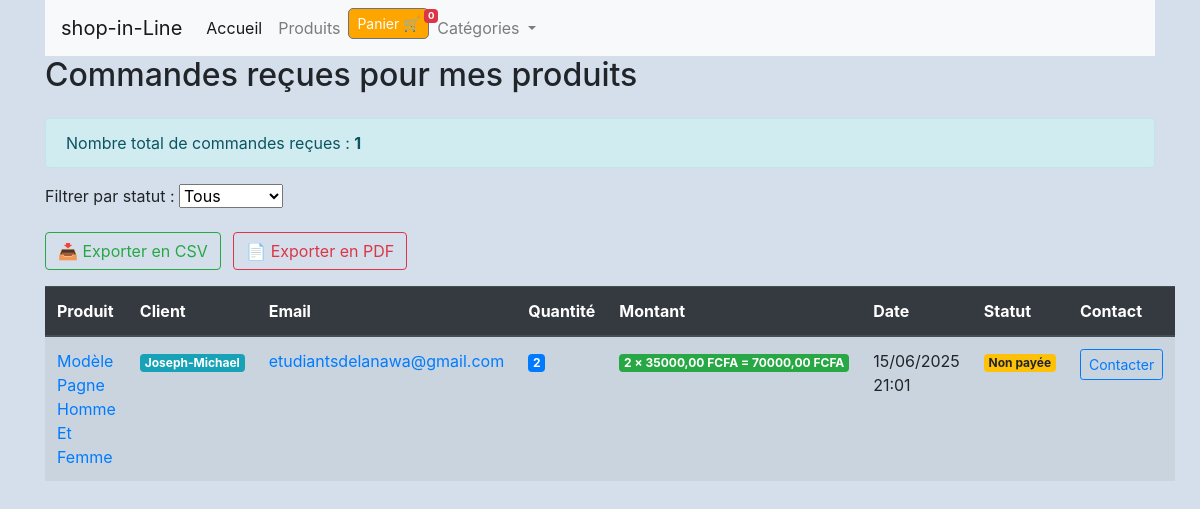
Screenshot of /commandes-reçues/ (signed in) with the database file from the repository.
### shop/models.py (models this page shows, shortened)
class LigneCommande(models.Model):
    commande = models.ForeignKey(Commande, on_delete=models.CASCADE, related_name="lignes")
    produit = models.ForeignKey('Product', on_delete=models.CASCADE)
    quantite = models.PositiveIntegerField(default=1)
    prix_unitaire = models.DecimalField(max_digits=10, decimal_places=2)

class Product(models.Model):
    user = models.ForeignKey(
        settings.AUTH_USER_MODEL,
        on_delete=models.CASCADE,
        related_name="mes_produits",
        verbose_name="Ajouté par"
    )
    nom = models.CharField(max_length=200)
    description = models.TextField()
    prix = models.DecimalField(max_digits=10, decimal_places=2)
    category = models.ForeignKey(
        Category,
        on_delete=models.CASCADE,
        null=True,
        blank=True,
        related_name='products'
    )
    image = models.ImageField(upload_to='images/', blank=True, null=True, verbose_name="Image locale")
    image_url = models.URLField(blank=True, null=True, verbose_name="Image en ligne")
    date_ajouter = models.DateTimeField(auto_now_add=True)
    class Meta:
        ordering = ['-date_ajouter']
        verbose_name_plural = 'Produits'

class Commande(models.Model):
    utilisateur = models.ForeignKey(
        settings.AUTH_USER_MODEL,
        on_delete=models.CASCADE,
        verbose_name="Client",
        null=True,
        blank=True
    )
    nom = models.CharField(max_length=150, verbose_name="Nom complet", null=True, blank=True)
    email = models.EmailField(verbose_name="Adresse email", null=True, blank=True)
    adresse = models.CharField(max_length=255, verbose_name="Adresse de livraison", null=True, blank=True)
    ville = models.CharField(max_length=100, verbose_name="Ville", null=True, blank=True)
    pays = models.CharField(max_length=100, verbose_name="Pays", null=True, blank=True)
    code_postal = models.CharField(max_length=20, verbose_name="Code postal", null=True, blank=True)
    date_commande = models.DateTimeField(auto_now_add=True, verbose_name="Date de commande", null=True, blank=True)
    prix_total = models.DecimalField(max_digits=10, decimal_places=2, verbose_name="Prix total", null=True, blank=True)
    paye = models.BooleanField(default=False, verbose_name="Payée")
    class Meta:
        verbose_name = "Commande"
        verbose_name_plural = "Commandes"
        ordering = ['-date_commande']

### accounts/models.py (models this page shows, shortened)
class CustomUser(AbstractUser):
    photo = models.ImageField(upload_to='photos/', blank=True, null=True)
    last_activity = models.DateTimeField(null=True, blank=True)

### shop/context_processors.py (called while the page is built)
def categories_processor(request):
    return {'categories_nav': Category.objects.all()}

### shop/views.py (called while the page is built)
@login_required
def commandes_reçues(request):
    lignes = LigneCommande.objects.filter(produit__user=request.user).select_related('commande', 'produit', 'commande__utilisateur')
    for ligne in lignes:
        ligne.montant_total = ligne.quantite * ligne.prix_unitaire
    return render(request, 'accounts/commandes_reçues.html', {'lignes': lignes})

### shop/templates/accounts/commandes_reçues.html (shortened to what this page needs)
{% extends "shop/base.html" %}
{% block content %}
<h2 class="mb-4">Commandes reçues pour mes produits</h2>
{% with total=lignes|length %}
  <div class="alert alert-info">
    Nombre total de commandes reçues : <strong>{{ total }}</strong>
  </div>
{% endwith %}
<form method="get" class="mb-3">
  <label for="statut">Filtrer par statut :</label>
  <select name="statut" id="statut" onchange="this.form.submit()">
    <option value="">Tous</option>
  </select>
</form>
<a href="{% url 'export_commandes_reçues' %}" class="btn btn-outline-success mb-3">
  📥 Exporter en CSV
</a>
<a href="{% url 'export_commandes_reçues_pdf' %}?statut={{ request.GET.statut }}" class="btn btn-outline-danger mb-3 ml-2">
  📄 Exporter en PDF
</a>
<table class="table table-striped table-hover">
  <thead class="thead-dark">
    <tr>
      <th>Produit</th>
      <th>Client</th>
      <th>Email</th>
      <th>Quantité</th>
      <th>Montant</th>
      <th>Date</th>
      <th>Statut</th>
      <th>Contact</th>
    </tr>
  </thead>
  <tbody>
    {% for ligne in lignes %}
      {% if request.GET.statut == "payee" and not ligne.commande.paye %}
      {% elif request.GET.statut == "nonpayee" and ligne.commande.paye %}
      {% else %}
    <tr>
      <td>
        <a href="{% url 'detail' myid=ligne.produit.id %}">
          {{ ligne.produit.nom }}
        </a>
      </td>
      <td>
        {% if ligne.commande.utilisateur %}
          <span class="badge badge-info">{{ ligne.commande.utilisateur.username }}</span>
        {% else %}
          {{ ligne.commande.nom }}
        {% endif %}
      </td>
      <td>
        {% if ligne.commande.utilisateur %}
          <a href="mailto:{{ ligne.commande.utilisateur.email }}">{{ ligne.commande.utilisateur.email }}</a>
        {% else %}
          <a href="mailto:{{ ligne.commande.email }}">{{ ligne.commande.email }}</a>
        {% endif %}
      </td>
      <td><span class="badge badge-primary">{{ ligne.quantite }}</span></td>
      <td>
        <span class="badge badge-success">
          {{ ligne.quantite }} × {{ ligne.prix_unitaire }} FCFA = {{ ligne.montant_total }} FCFA
        </span>
      </td>
      <td>{{ ligne.commande.date_commande|date:"d/m/Y H:i" }}</td>
      <td>
        {% if ligne.commande.paye %}
          <span class="badge badge-success">Payée</span>
        {% else %}
          <span class="badge badge-warning">Non payée</span>
        {% endif %}
      </td>
      <td>
        {% if ligne.commande.utilisateur %}
          <a href="mailto:{{ ligne.commande.utilisateur.email }}" class="btn btn-sm btn-outline-primary">Contacter</a>
        {% else %}
          <a href="mailto:{{ ligne.commande.email }}" class="btn btn-sm btn-outline-primary">Contacter</a>
        {% endif %}
      </td>
    </tr>
      {% endif %}
    {% empty %}
    <tr>
      <td colspan="8" class="text-center text-muted">Aucune commande reçue.</td>
    </tr>
    {% endfor %}
  </tbody>
</table>
{% endblock %}

### shop/templates/shop/base.html (shortened to what this page needs)
<!DOCTYPE html>
<html lang="fr">
  <head>
    <link rel="stylesheet" href="https://cdn.jsdelivr.net/npm/bootstrap@4.3.1/dist/css/bootstrap.min.css" />
  </head>
  <body style="background-color: rgba(212, 223, 235, 0.993);">
    <div class="container">
      <div class="row">
        <div class="col-md-12">
          <nav class="navbar navbar-expand-lg navbar-light bg-light">
            <a class="navbar-brand" href="{% url 'index' %}">shop-in-Line</a>
            <div class="collapse navbar-collapse" id="navbarNavDropdown">
              <ul class="navbar-nav">
                <li class="nav-item active">
                  <a class="nav-link" href="{% url 'dashboard' %}">Accueil</a>
                </li>
                <li class="nav-item">
                  <a class="nav-link" href="{% url 'index' %}">Produits</a>
                </li>
                <li class="nav-item">
                  <button
                    id="panier"
                    type="button"
                    class="btn btn-secondary btn-sm position-relative"
                    style="background: orange; border-radius: 5px; padding: 4px 8px;"
                    data-toggle="popover"
                    data-placement="bottom"
                    data-content=""
                  >
                    Panier 🛒
                    <span
                      id="compteur-panier"
                      class="badge badge-danger position-absolute"
                      style="top: 0; right: -10px; font-size: 0.6rem"
                    >0</span>
                  </button>
                </li>
                <li class="nav-item dropdown">
                  <a class="nav-link dropdown-toggle" href="#" id="navbarDropdownMenuLink" role="button" data-toggle="dropdown">
                    Catégories
                  </a>
                </li>
              </ul>
            </div>
          </nav>
        </div>
      </div>
      {% block content %}{% endblock %}
    </div>
  </body>
</html>

### rows the page displays
LigneCommande: produit.nom "Modèle Pagne Homme Et Femme", commande.utilisateur.username "Joseph-Michael", commande.utilisateur.email "etudiantsdelanawa@gmail.com", quantite "2", prix_unitaire "35000,00", montant_total "70000,00", commande.date_commande "15/06/2025 21:01", shows "Non payée"

### other values shown
{{ total }} "1"
